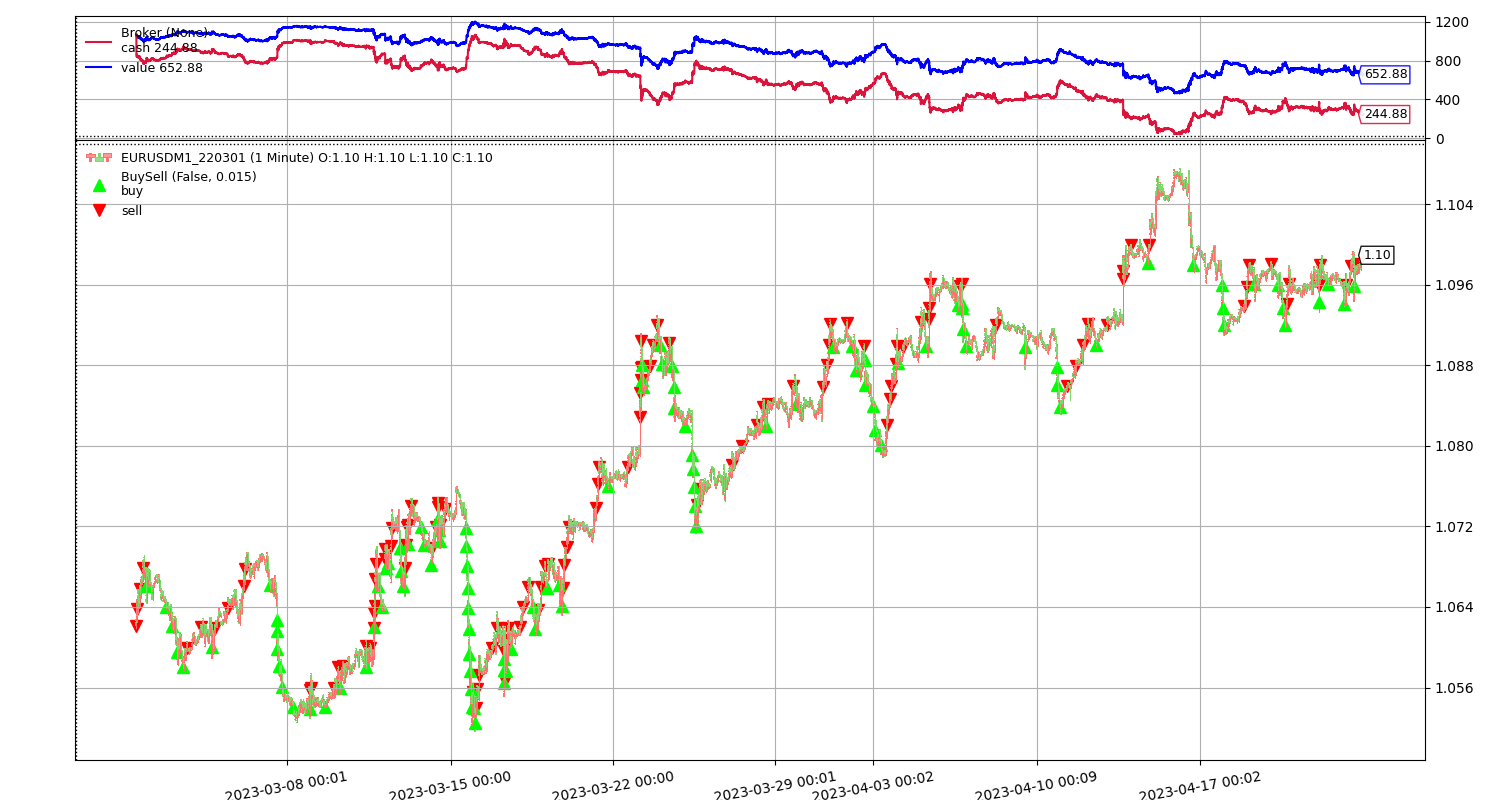

Write the Python code that produced this figure.
import backtrader as bt
from datetime import datetime
import pandas as pd
import matplotlib.pyplot as plt
plt.rcParams["figure.figsize"] = (15,8)
import csv

cerebro = bt.Cerebro(stdstats=False)
cerebro.addobserver(bt.observers.BuySell)
cerebro.addobserver(bt.observers.Broker)

data = bt.feeds.GenericCSVData(
    dataname='dataMT5/EURUSDM1_220301.csv',
    nullvalue=0.0,
    timeframe=bt.TimeFrame.Minutes, 
    compression=1,
    fromdate=datetime(2023, 3, 1, 9, 45, 00),
    todate=datetime(2023, 4, 22, 00, 00, 00),
    dtformat=('%Y.%m.%d %H:%M'),

    open=1,
    high=2,
    low=3,
    close=4,
    volume=5,
    openinterest=-1
)

cerebro.adddata(data)

class SeizeVolatilityStrategy(bt.Strategy):
    params = (('price_base', 1.0300),
              ('price_unit', 0.0020),
              ('value_unit', 600),
              ('max_unit', 35))
    
    def __init__(self):
        self.logfile = None
        self.csvfile = None
        self.csvwriter = None
        self.order = None
        self.order_time = None
        self.units = 0
        self.new_units = 0
        self.price_position = self.p.price_base - self.p.price_unit * self.units # <0: sell
        self.count = 0
        self.prev_close = None

    def notify_order(self, order):
        order_info = '\n----------ORDER BEGIN----------\n%s\n----------ORDER END----------' % order
        self.log(order_info)
        if order.status in [order.Submitted, order.Accepted]:
            return

        if order.status in [order.Completed]:
            self.units = self.new_units
            self.price_position = self.p.price_base - self.p.price_unit * self.units # <0: sell
            position = self.broker.getposition(self.data0)            
            if order.isbuy():
                self.log(
                    'BUY EXECUTED, Price: %.4f, Cost: %.4f, Position: %.4f' %
                    (order.executed.price,
                     order.executed.value,
                     position.size))

            else:  # Sell
                self.log('SELL EXECUTED, Price: %.4f, Cost: %.4f, Position: %.4f' %
                         (order.executed.price,
                          order.executed.value,
                          position.size))

        elif order.status in [order.Canceled, order.Margin, order.Rejected]:
            self.log('Order Canceled/Margin/Rejected')

        # Write down: no pending order
        self.order = None

    def next(self):
        if self.order:
            if (datetime.now() - self.order_time).total_seconds() > 60: # order time out
                self.log('Order Timeout')
                # position = self.broker.getserverposition(self.data0, update_latest=True)
                position = self.broker.getposition(self.data0)
                self.log('Position size: %d, price: %.4f' % (position.size, position.price))
                self.order = None
                # cheat as order.completed
                self.units = self.new_units
                self.price_position = self.p.price_base - self.p.price_unit * self.units # <0: sell
            return
        
        self.order_time = datetime.now()
            
        str_close = '%.4f' % (self.data0.close[0])
        if str_close != self.prev_close:
            self.log('%s --- %d' % (str_close, self.new_units))
            self.prev_close = str_close
        diff_units = -1 * int((self.data0.close[0] - self.price_position)/self.p.price_unit)
        if diff_units != 0 and abs(self.units+diff_units) <= self.p.max_unit:
            self.count += 1
            self.new_units = self.units + diff_units
            position = self.broker.getposition(self.data0)
            value = self.broker.getvalue()
            cash = self.broker.getcash()
            self.log('count: %d, price: %.4f, unit: %d, value: %.2f, cash: %.2f, posi_size: %d, posi_price: %.4f' % \
                     (self.count, self.data0.close[0], diff_units, value, cash, position.size, position.price))
            self.csvwriter.writerow([self.datetime.datetime().strftime('%Y-%m-%d %H:%M:%S'), \
                                   '%d' % self.count, \
                                   '%.4f' % self.data0.close[0], \
                                   '%d' % diff_units, \
                                   '%.2f' % value, \
                                   '%.2f' % cash, \
                                   '%d' % position.size, \
                                    '%.4f' % position.price])
            self.csvfile.flush()
            if diff_units < 0:
                self.order = self.sell(size=self.p.value_unit*abs(diff_units), price=self.data0.close[0])
            else:
                self.order = self.buy(size=self.p.value_unit*abs(diff_units), price=self.data0.close[0])

    def start(self):
        self.logfile = open('access.log', 'a')
        self.csvfile = open('OandaActivity.csv', 'w')
        self.csvwriter = csv.writer(self.csvfile)
        self.csvwriter.writerow((['datetime', 'count', 'price', 'unit', 'value', 'cash', 'posi_value', 'posi_price']))
        self.done = False
        position = self.broker.getposition(self.data0)
        self.units = int(position.size / self.p.value_unit)
        self.new_units = self.units
        self.price_position = self.p.price_base - self.p.price_unit * self.units # <0: sell
        self.log('Initialization, Position: %d, %.4f, uints: %d' % (position.size, position.price, self.units), 
                 dt=datetime.now())

    def stop(self):
        print('Data length: %d' % (len(self.data0)))
        self.logfile.close()
        self.csvfile.close()

    def log(self, txt, dt=None):
        dt = dt or self.data0.datetime.datetime()
        dtstr = dt.strftime('%Y-%m-%d %H:%M:%S')
        self.logfile.write('%s, %s\n' % (dtstr, txt))
        self.logfile.flush()

cerebro.broker.setcash(1066.0)
cerebro.broker.setcommission(commission=0.0, margin=0.02)
cerebro.broker.set_slippage_perc(perc=0.005)

cerebro.addanalyzer(bt.analyzers.AnnualReturn, _name='_AnnualReturn')

cerebro.addstrategy(SeizeVolatilityStrategy)

result = cerebro.run()
strat = result[0]
print("--------------- AnnualReturn -----------------")
print(strat.analyzers._AnnualReturn.get_analysis())

AnReturn = strat.analyzers._AnnualReturn.get_analysis()
df = pd.DataFrame(AnReturn.values(), index=AnReturn.keys()).reset_index()
df.columns=['Year', 'AnnualReturn']
df.to_csv('DemoVolatility.csv', index=False)

print(f'Final Portfolio Value: {cerebro.broker.getvalue():.2f}')

figure = cerebro.plot(style='candlestick', volume=False,
                      barup = '#ff9896', bardown='#98df8a',
                      tickrotation=10, )[0][0]

figure.savefig('DemoVolatility.png')